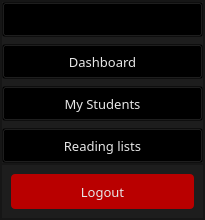
           <widget class="QFrame" name="frame_161">
            <property name="maximumSize">
             <size>
              <width>200</width>
              <height>16777215</height>
             </size>
            </property>
            <property name="styleSheet">
             <string notr="true">background-color: rgb(29, 29, 29);
color: rgb(231, 231, 231);</string>
            </property>
            <property name="frameShape">
             <enum>QFrame::StyledPanel</enum>
            </property>
            <property name="frameShadow">
             <enum>QFrame::Raised</enum>
            </property>
            <layout class="QVBoxLayout" name="verticalLayout_69">
             <property name="spacing">
              <number>0</number>
             </property>
             <property name="leftMargin">
              <number>0</number>
             </property>
             <property name="topMargin">
              <number>0</number>
             </property>
             <property name="rightMargin">
              <number>0</number>
             </property>
             <property name="bottomMargin">
              <number>0</number>
             </property>
             <item>
              <widget class="QFrame" name="frame_162">
               <property name="maximumSize">
                <size>
                 <width>16777215</width>
                 <height>60</height>
                </size>
               </property>
               <property name="styleSheet">
                <string notr="true">background-color: rgb(115, 115, 115);</string>
               </property>
               <property name="frameShape">
                <enum>QFrame::StyledPanel</enum>
               </property>
               <property name="frameShadow">
                <enum>QFrame::Raised</enum>
               </property>
               <widget class="QLabel" name="label_81">
                <property name="geometry">
                 <rect>
                  <x>70</x>
                  <y>0</y>
                  <width>131</width>
                  <height>61</height>
                 </rect>
                </property>
                <property name="font">
                 <font>
                  <family>Nova Flat</family>
                  <pointsize>13</pointsize>
                 </font>
                </property>
                <property name="text">
                 <string>Userx</string>
                </property>
                <property name="alignment">
                 <set>Qt::AlignCenter</set>
                </property>
               </widget>
               <widget class="QLabel" name="label_82">
                <property name="geometry">
                 <rect>
                  <x>10</x>
                  <y>4</y>
                  <width>52</width>
                  <height>51</height>
                 </rect>
                </property>
                <property name="text">
                 <string/>
                </property>
                <property name="pixmap">
                 <pixmap resource="resources.qrc">:/icons/icons/user.png</pixmap>
                </property>
                <property name="scaledContents">
                 <bool>true</bool>
                </property>
               </widget>
              </widget>
             </item>
             <item>
              <widget class="QFrame" name="frame_163">
               <property name="font">
                <font>
                 <family>Nova Flat</family>
                </font>
               </property>
               <property name="frameShape">
                <enum>QFrame::StyledPanel</enum>
               </property>
               <property name="frameShadow">
                <enum>QFrame::Raised</enum>
               </property>
               <layout class="QVBoxLayout" name="verticalLayout_70">
                <property name="spacing">
                 <number>7</number>
                </property>
                <property name="leftMargin">
                 <number>0</number>
                </property>
                <property name="topMargin">
                 <number>0</number>
                </property>
                <property name="rightMargin">
                 <number>0</number>
                </property>
                <property name="bottomMargin">
                 <number>0</number>
                </property>
                <item>
                 <widget class="QPushButton" name="pushButton_48">
                  <property name="minimumSize">
                   <size>
                    <width>201</width>
                    <height>35</height>
                   </size>
                  </property>
                  <property name="maximumSize">
                   <size>
                    <width>201</width>
                    <height>35</height>
                   </size>
                  </property>
                  <property name="font">
                   <font>
                    <family>Nova Flat</family>
                    <pointsize>10</pointsize>
                   </font>
                  </property>
                  <property name="cursor">
                   <cursorShape>PointingHandCursor</cursorShape>
                  </property>
                  <property name="styleSheet">
                   <string notr="true">background-color: transparent;</string>
                  </property>
                  <property name="text">
                   <string/>
                  </property>
                 </widget>
                </item>
                <item>
                 <widget class="QPushButton" name="pushButton_49">
                  <property name="minimumSize">
                   <size>
                    <width>201</width>
                    <height>35</height>
                   </size>
                  </property>
                  <property name="maximumSize">
                   <size>
                    <width>201</width>
                    <height>35</height>
                   </size>
                  </property>
                  <property name="font">
                   <font>
                    <family>Nova Flat</family>
                    <pointsize>10</pointsize>
                   </font>
                  </property>
                  <property name="cursor">
                   <cursorShape>PointingHandCursor</cursorShape>
                  </property>
                  <property name="styleSheet">
                   <string notr="true">background-color: transparent;</string>
                  </property>
                  <property name="text">
                   <string>Dashboard</string>
                  </property>
                 </widget>
                </item>
                <item>
                 <widget class="QPushButton" name="pushButton_50">
                  <property name="minimumSize">
                   <size>
                    <width>201</width>
                    <height>35</height>
                   </size>
                  </property>
                  <property name="maximumSize">
                   <size>
                    <width>201</width>
                    <height>35</height>
                   </size>
                  </property>
                  <property name="font">
                   <font>
                    <family>Nova Flat</family>
                    <pointsize>10</pointsize>
                   </font>
                  </property>
                  <property name="cursor">
                   <cursorShape>PointingHandCursor</cursorShape>
                  </property>
                  <property name="styleSheet">
                   <string notr="true">background-color: transparent;</string>
                  </property>
                  <property name="text">
                   <string>My Students</string>
                  </property>
                 </widget>
                </item>
                <item>
                 <widget class="QPushButton" name="pushButton_51">
                  <property name="minimumSize">
                   <size>
                    <width>201</width>
                    <height>35</height>
                   </size>
                  </property>
                  <property name="maximumSize">
                   <size>
                    <width>201</width>
                    <height>35</height>
                   </size>
                  </property>
                  <property name="font">
                   <font>
                    <family>Nova Flat</family>
                    <pointsize>10</pointsize>
                   </font>
                  </property>
                  <property name="cursor">
                   <cursorShape>PointingHandCursor</cursorShape>
                  </property>
                  <property name="styleSheet">
                   <string notr="true">background-color: transparent;</string>
                  </property>
                  <property name="text">
                   <string>Reading lists</string>
                  </property>
                 </widget>
                </item>
               </layout>
              </widget>
             </item>
             <item alignment="Qt::AlignBottom">
              <widget class="QFrame" name="frame_164">
               <property name="frameShape">
                <enum>QFrame::StyledPanel</enum>
               </property>
               <property name="frameShadow">
                <enum>QFrame::Raised</enum>
               </property>
               <layout class="QVBoxLayout" name="verticalLayout_71">
                <item alignment="Qt::AlignBottom">
                 <widget class="QPushButton" name="pushButton_54">
                  <property name="minimumSize">
                   <size>
                    <width>0</width>
                    <height>35</height>
                   </size>
                  </property>
                  <property name="maximumSize">
                   <size>
                    <width>201</width>
                    <height>35</height>
                   </size>
                  </property>
                  <property name="font">
                   <font>
                    <family>Nova Flat</family>
                    <pointsize>10</pointsize>
                   </font>
                  </property>
                  <property name="cursor">
                   <cursorShape>PointingHandCursor</cursorShape>
                  </property>
                  <property name="styleSheet">
                   <string notr="true">background-color: rgb(185, 0, 0);
border-radius:4px</string>
                  </property>
                  <property name="text">
                   <string>Logout</string>
                  </property>
                 </widget>
                </item>
               </layout>
              </widget>
             </item>
            </layout>
           </widget>
